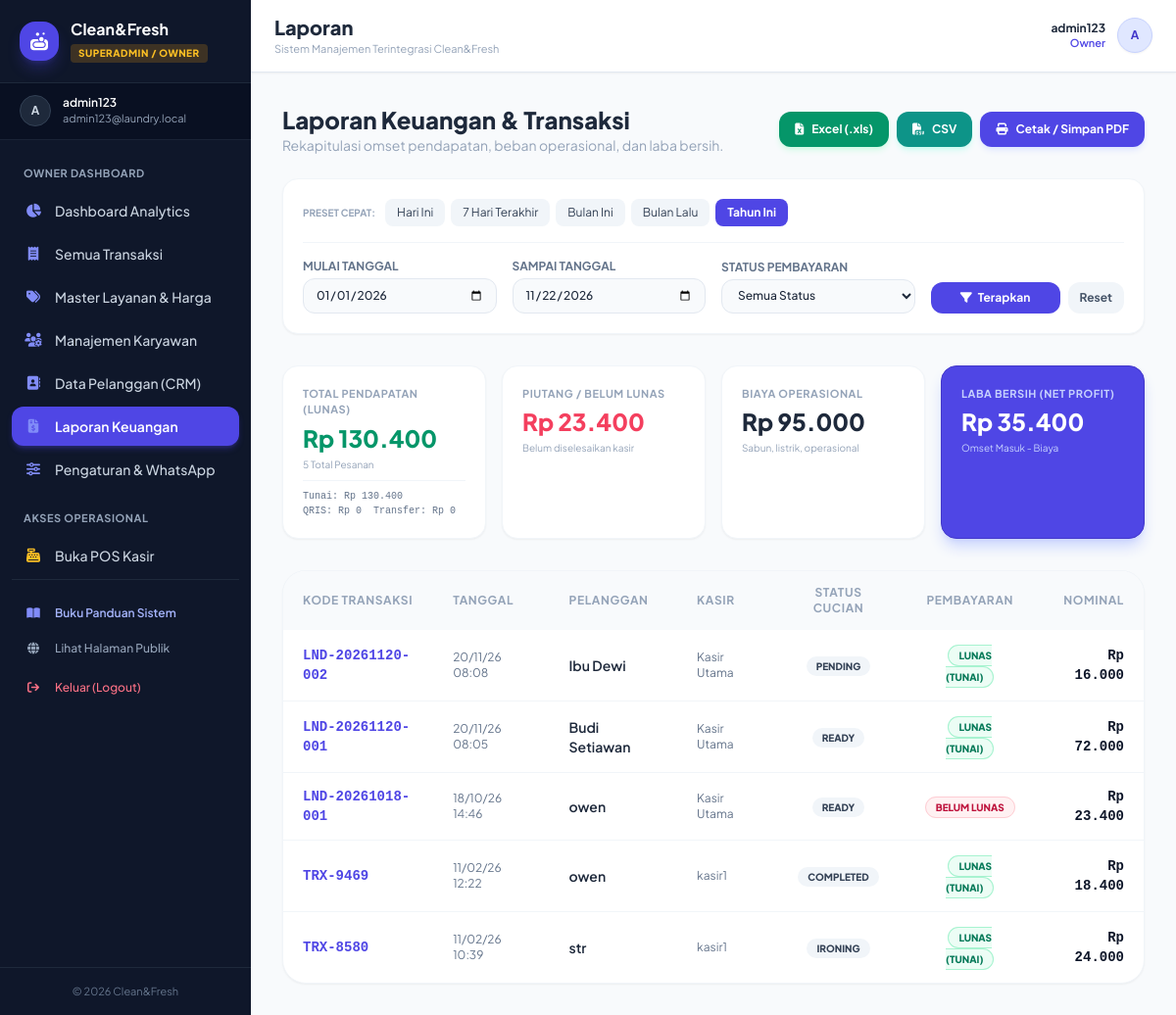
The app's page /superadmin/laporan.php?preset=year&payment_status=all (signed in) with its own data.
### tables this page shows
CREATE TABLE `settings` (
  `id` int(11) NOT NULL,
  `nama_laundry` varchar(150) NOT NULL DEFAULT 'Clean&Fresh Laundry',
  `alamat` text DEFAULT NULL,
  `whatsapp` varchar(30) DEFAULT NULL,
  `logo` varchar(255) DEFAULT NULL,
  `wa_gateway_provider` varchar(50) DEFAULT 'manual',
  `wa_api_key` varchar(255) DEFAULT NULL,
  `wa_domain` varchar(255) DEFAULT 'https://api.fonnte.com',
  `wa_template_order` text DEFAULT NULL,
  `wa_template_ready` text DEFAULT NULL,
  `receipt_footer` text DEFAULT NULL,
  `schema_version` int(11) DEFAULT 1,
  `updated_at` datetime DEFAULT current_timestamp() ON UPDATE current_timestamp(),
  PRIMARY KEY (`id`)
);

CREATE TABLE `orders` (
  `id` int(11) NOT NULL AUTO_INCREMENT,
  `order_code` varchar(50) NOT NULL,
  `customer_id` int(11) DEFAULT NULL,
  `pickup_id` int(11) DEFAULT NULL,
  `customer_name` varchar(150) NOT NULL,
  `customer_phone` varchar(30) DEFAULT NULL,
  `admin_id` int(11) DEFAULT NULL,
  `status` enum('pending','processing','ironing','ready','completed') NOT NULL DEFAULT 'pending',
  `payment_status` enum('unpaid','paid') NOT NULL DEFAULT 'unpaid',
  `payment_method` varchar(50) NOT NULL DEFAULT 'Tunai',
  `total_amount` decimal(12,2) NOT NULL DEFAULT 0.00,
  `discount_amount` decimal(12,2) DEFAULT 0.00,
  `cash_paid` decimal(12,2) DEFAULT 0.00,
  `cash_change` decimal(12,2) DEFAULT 0.00,
  `notes` text DEFAULT NULL,
  `estimate_completed_at` datetime DEFAULT NULL,
  `processing_at` datetime DEFAULT NULL,
  `ironing_at` datetime DEFAULT NULL,
  `ready_at` datetime DEFAULT NULL,
  `completed_at` datetime DEFAULT NULL,
  `created_at` datetime DEFAULT current_timestamp(),
  PRIMARY KEY (`id`),
  UNIQUE KEY `order_code` (`order_code`),
  KEY `order_code_2` (`order_code`),
  KEY `customer_id` (`customer_id`),
  KEY `status` (`status`),
  KEY `created_at` (`created_at`),
  KEY `idx_orders_phone` (`customer_phone`),
  KEY `idx_orders_pay_created` (`payment_status`,`created_at`),
  KEY `idx_orders_status_created` (`status`,`created_at`),
  KEY `idx_orders_pickup` (`pickup_id`)
);

CREATE TABLE `users` (
  `id` int(11) NOT NULL AUTO_INCREMENT,
  `name` varchar(150) NOT NULL,
  `email` varchar(150) DEFAULT NULL,
  `username` varchar(50) NOT NULL,
  `password` varchar(255) NOT NULL,
  `phone` varchar(30) DEFAULT NULL,
  `nama_lengkap` varchar(100) DEFAULT NULL,
  `role` enum('superadmin','admin','customer') NOT NULL DEFAULT 'admin',
  `address` text DEFAULT NULL,
  `created_at` datetime DEFAULT current_timestamp(),
  PRIMARY KEY (`id`),
  KEY `idx_users_role_phone` (`role`,`phone`)
);

### superadmin/laporan.php (the view, shortened to what the rows shown need)
<?php
require_once '../includes/auth_check.php';
$preset = $_GET['preset'] ?? '';
if ($preset === 'today') {
    $start_date = date('Y-m-d');
    $end_date   = date('Y-m-d');
} elseif ($preset === '7days') {
    $start_date = date('Y-m-d', strtotime('-6 days'));
    $end_date   = date('Y-m-d');
} elseif ($preset === 'month') {
    $start_date = date('Y-m-01');
    $end_date   = date('Y-m-d');
} elseif ($preset === 'last_month') {
    $start_date = date('Y-m-d', strtotime('first day of last month'));
    $end_date   = date('Y-m-d', strtotime('last day of last month'));
} elseif ($preset === 'year') {
    $start_date = date('Y-01-01');
    $end_date   = date('Y-m-d');
} else {
    $start_date = $_GET['start_date'] ?? date('Y-m-01');
    $end_date   = $_GET['end_date'] ?? date('Y-m-d');
}
$where = "WHERE DATE(o.created_at) BETWEEN '$start_date' AND '$end_date'";
    ?>
    <?php
require_once '../layout/header.php';
$q_list = mysqli_query($conn, "SELECT o.*, u.name as cashier_name
    FROM orders o
    LEFT JOIN users u ON o.admin_id = u.id
    $where
    ORDER BY o.created_at DESC");
?>
<div class="mb-6 flex flex-col md:flex-row justify-between items-start md:items-center gap-4 no-print">
    <div>
        <h1 class="text-2xl font-black text-slate-800">Laporan Keuangan & Transaksi</h1>
    </div>
</div>
<div class="bg-white rounded-3xl shadow-sm border border-slate-100 overflow-hidden print:border-none print:shadow-none">
    <div class="overflow-x-auto custom-scrollbar">
        <table class="w-full text-left text-sm print:text-xs">
            <thead class="bg-slate-50 text-slate-400 text-xs uppercase font-bold tracking-wider print:bg-slate-200 print:text-black">
                <tr>
                    <th class="px-5 py-3.5">Kode Transaksi</th>
                    <th class="px-5 py-3.5">Tanggal</th>
                    <th class="px-5 py-3.5">Pelanggan</th>
                    <th class="px-5 py-3.5">Kasir</th>
                    <th class="px-5 py-3.5 text-center">Status Cucian</th>
                    <th class="px-5 py-3.5 text-center">Pembayaran</th>
                    <th class="px-5 py-3.5 text-right">Nominal</th>
                </tr>
            </thead>
            <tbody class="divide-y divide-slate-100 print:divide-slate-300">
                <?php
                while($d = mysqli_fetch_assoc($q_list)):
                ?>
                <tr class="hover:bg-slate-50/70 transition">
                    <td class="px-5 py-3.5 font-mono font-bold text-indigo-600 print:text-black">
                        <?= htmlspecialchars($d['order_code']); ?>
                    </td>
                    <td class="px-5 py-3.5 text-xs text-slate-500 print:text-black">
                        <?= date('d/m/y H:i', strtotime($d['created_at'])); ?>
                    </td>
                    <td class="px-5 py-3.5 font-semibold text-slate-800 print:text-black">
                        <?= htmlspecialchars($d['customer_name']); ?>
                    </td>
                    <td class="px-5 py-3.5 text-xs text-slate-500 print:text-black">
                        <?= htmlspecialchars($d['cashier_name'] ?? 'Kasir'); ?>
                    </td>
                    <td class="px-5 py-3.5 text-center">
                        <span class="px-2.5 py-1 rounded-full text-[10px] font-black uppercase bg-slate-100 text-slate-700 print:border print:border-black">
                            <?= $d['status']; ?>
                        </span>
                    </td>
                    <td class="px-5 py-3.5 text-center">
                        <?php if ($d['payment_status'] === 'paid'): ?>
                            <span class="px-2.5 py-1 rounded-full text-[10px] font-black uppercase bg-emerald-50 text-emerald-700 border border-emerald-200 print:border-black">
                                Lunas (<?= htmlspecialchars($d['payment_method']); ?>)
                            </span>
                        <?php else: ?>
                            <span class="px-2.5 py-1 rounded-full text-[10px] font-black uppercase bg-rose-50 text-rose-700 border border-rose-200 print:border-black">
                                Belum Lunas
                            </span>
                        <?php endif; ?>
                    </td>
                    <td class="px-5 py-3.5 text-right font-bold text-slate-900 font-mono print:text-black">
                        Rp <?= number_format($d['total_amount'], 0, ',', '.'); ?>
                    </td>
                </tr>
                <?php endwhile; ?>
            </tbody>
        </table>
    </div>
</div>
<?php require_once '../layout/footer.php'; ?>

### layout/header.php (shortened to what the rows shown need)
<?php
require_once __DIR__ . '/../config/database.php';
$sys_settings = get_settings($conn);
$user_role = $_SESSION['role'] ?? 'guest';
$current_page = basename($_SERVER['PHP_SELF']);
$current_dir = basename(dirname($_SERVER['PHP_SELF']));
?>
<!DOCTYPE html>
<html lang="id">
<head>
    <script src="https://cdn.tailwindcss.com"></script>
    <link rel="stylesheet" href="https://cdnjs.cloudflare.com/ajax/libs/font-awesome/6.4.0/css/all.min.css">
</head>
<body class="bg-slate-50 text-slate-800 antialiased min-h-screen flex flex-col md:flex-row" x-data="{ mobileMenu: false }">
    <aside id="sidebar"
           :class="mobileMenu ? 'translate-x-0 shadow-2xl' : '-translate-x-full md:translate-x-0'"
           class="fixed inset-y-0 left-0 z-50 w-72 md:w-64 bg-slate-900 text-slate-200 flex flex-col shrink-0 min-h-screen md:static transition-transform duration-300 ease-in-out no-print">
        <div class="p-5 border-b border-slate-800 flex items-center justify-between">
            <div class="flex items-center gap-3">
                <div>
                    <h1 class="font-bold text-white text-base leading-tight truncate w-36"><?= htmlspecialchars($sys_settings['nama_laundry']); ?></h1>
                    <span class="inline-block px-2 py-0.5 rounded text-[10px] font-black tracking-wider uppercase mt-0.5
                        <?= $user_role === 'superadmin' ? 'bg-amber-500/20 text-amber-400' : 'bg-indigo-500/20 text-indigo-400'; ?>">
                        <?= $user_role === 'superadmin' ? 'Superadmin / Owner' : 'Admin / Kasir'; ?>
                    </span>
                </div>
            </div>
        </div>
        <div class="px-5 py-3 bg-slate-950/40 border-b border-slate-800/80 flex items-center gap-3">
            <div class="w-8 h-8 rounded-full bg-slate-800 flex items-center justify-center text-slate-300 font-bold text-xs uppercase border border-slate-700">
            </div>
            <div class="overflow-hidden">
            </div>
        </div>
        <nav class="flex-1 px-3 py-4 space-y-1 overflow-y-auto text-sm font-medium">
            <?php if ($user_role === 'superadmin'): ?>
                <div class="text-[11px] font-bold uppercase text-slate-400 px-3 pt-2 pb-1 tracking-wider">Owner Dashboard</div>
                <a href="../superadmin/index.php" class="flex items-center gap-3 px-3 py-2.5 rounded-xl transition <?= ($current_page == 'index.php' && $current_dir == 'superadmin') ? 'bg-indigo-600 text-white font-semibold shadow-md shadow-indigo-600/30' : 'text-slate-300 hover:bg-slate-800 hover:text-white'; ?>">
                </a>
                <a href="../superadmin/transaksi.php" class="flex items-center gap-3 px-3 py-2.5 rounded-xl transition <?= ($current_page == 'transaksi.php') ? 'bg-indigo-600 text-white font-semibold shadow-md shadow-indigo-600/30' : 'text-slate-300 hover:bg-slate-800 hover:text-white'; ?>">
                </a>
                <a href="../superadmin/layanan.php" class="flex items-center gap-3 px-3 py-2.5 rounded-xl transition <?= ($current_page == 'layanan.php') ? 'bg-indigo-600 text-white font-semibold shadow-md shadow-indigo-600/30' : 'text-slate-300 hover:bg-slate-800 hover:text-white'; ?>">
                </a>
                <a href="../superadmin/karyawan.php" class="flex items-center gap-3 px-3 py-2.5 rounded-xl transition <?= ($current_page == 'karyawan.php') ? 'bg-indigo-600 text-white font-semibold shadow-md shadow-indigo-600/30' : 'text-slate-300 hover:bg-slate-800 hover:text-white'; ?>">
                </a>
                <a href="../superadmin/pelanggan.php" class="flex items-center gap-3 px-3 py-2.5 rounded-xl transition <?= ($current_page == 'pelanggan.php') ? 'bg-indigo-600 text-white font-semibold shadow-md shadow-indigo-600/30' : 'text-slate-300 hover:bg-slate-800 hover:text-white'; ?>">
                </a>
                <a href="../superadmin/laporan.php" class="flex items-center gap-3 px-3 py-2.5 rounded-xl transition <?= ($current_page == 'laporan.php') ? 'bg-indigo-600 text-white font-semibold shadow-md shadow-indigo-600/30' : 'text-slate-300 hover:bg-slate-800 hover:text-white'; ?>">
                </a>
                <a href="../superadmin/pengaturan.php" class="flex items-center gap-3 px-3 py-2.5 rounded-xl transition <?= ($current_page == 'pengaturan.php') ? 'bg-indigo-600 text-white font-semibold shadow-md shadow-indigo-600/30' : 'text-slate-300 hover:bg-slate-800 hover:text-white'; ?>">
                </a>
                <div class="text-[11px] font-bold uppercase text-slate-400 px-3 pt-4 pb-1 tracking-wider">Akses Operasional</div>
                <a href="../admin/pos.php" class="flex items-center gap-3 px-3 py-2.5 rounded-xl text-slate-300 hover:bg-slate-800 hover:text-white transition">
                </a>
            <?php endif; ?>
            <div class="pt-4 border-t border-slate-800 mt-4">
            </div>
        </nav>
        <div class="p-4 border-t border-slate-800 text-center text-[11px] text-slate-500">
            &copy; <?= date('Y'); ?> <?= htmlspecialchars($sys_settings['nama_laundry']); ?>
        </div>
    </aside>
    <main class="flex-1 flex flex-col min-w-0 w-full overflow-y-auto">
        <header id="top-bar" class="bg-white border-b border-slate-200 px-4 sm:px-6 py-3.5 flex items-center justify-between no-print sticky top-0 z-30 shadow-sm">
            <div class="flex items-center gap-3">
                <div>
                    <h2 class="font-extrabold text-slate-800 text-base sm:text-xl capitalize leading-tight">
                        <?php
                        $title = str_replace(['.php', '_'], ['', ' '], $current_page);
                        echo htmlspecialchars(ucwords($title));
                        ?>
                    </h2>
                    <p class="text-[11px] text-slate-400 hidden sm:block">Sistem Manajemen Terintegrasi <?= htmlspecialchars($sys_settings['nama_laundry']); ?></p>
                </div>
            </div>
        </header>
        <div class="p-3 sm:p-6 lg:p-8 flex-1 max-w-full overflow-x-hidden">

### records on screen
settings: nama_laundry "Clean&Fresh"
orders: order_code "LND-20261120-002", created_at "20/11/26 08:08", customer_name "Ibu Dewi", users.name "Kasir Utama", status "PENDING", payment_method "TUNAI", total_amount "16.000"
orders: order_code "LND-20261120-001", created_at "20/11/26 08:05", customer_name "Budi Setiawan", users.name "Kasir Utama", status "READY", payment_method "TUNAI", total_amount "72.000"
orders: order_code "LND-20261018-001", created_at "18/10/26 14:46", customer_name "owen", users.name "Kasir Utama", status "READY", payment_status "BELUM LUNAS", total_amount "23.400"
orders: order_code "TRX-9469", created_at "11/02/26 12:22", customer_name "owen", users.name "kasir1", status "COMPLETED", payment_method "TUNAI", total_amount "18.400"
orders: order_code "TRX-8580", created_at "11/02/26 10:39", customer_name "str", users.name "kasir1", status "IRONING", payment_method "TUNAI", total_amount "24.000"

### other values on screen
substr($user_name, 0, 1) "A"
$user_name "admin123"
$_SESSION['email'] "admin123@laundry.local"
$title "Laporan"
$summary['paid_amount'] "130.400"
$summary['total_orders'] "5"
$pay_breakdown['cash_total'] "130.400"
$pay_breakdown['qris_total'] "0"
$pay_breakdown['transfer_total'] "0"
$summary['unpaid_amount'] "23.400"
$total_expense "95.000"
$net_profit "35.400"
